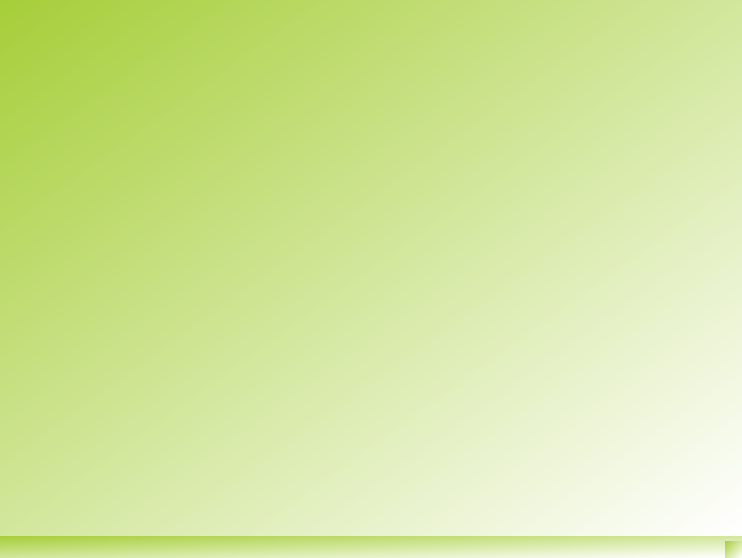
<?xml version="1.0" encoding="UTF-8"?>
<ui version="4.0">
 <class>MainWindow</class>
 <widget class="QMainWindow" name="MainWindow">
  <property name="geometry">
   <rect>
    <x>0</x>
    <y>0</y>
    <width>742</width>
    <height>558</height>
   </rect>
  </property>
  <property name="windowTitle">
   <string>eInvoice XML to Excel</string>
  </property>
  <property name="styleSheet">
   <string notr="true">background-color: qlineargradient(spread:pad, x1:0, y1:0, x2:1, y2:1, stop:0 rgba(166, 206, 57, 255), stop:1 rgba(255, 255, 255, 255));

font: 8pt &quot;Helvetica&quot;;</string>
  </property>
  <widget class="QWidget" name="centralwidget"/>
  <widget class="QMenuBar" name="menubar">
   <property name="geometry">
    <rect>
     <x>0</x>
     <y>0</y>
     <width>742</width>
     <height>20</height>
    </rect>
   </property>
  </widget>
  <widget class="QStatusBar" name="statusbar"/>
 </widget>
 <resources/>
 <connections/>
</ui>
